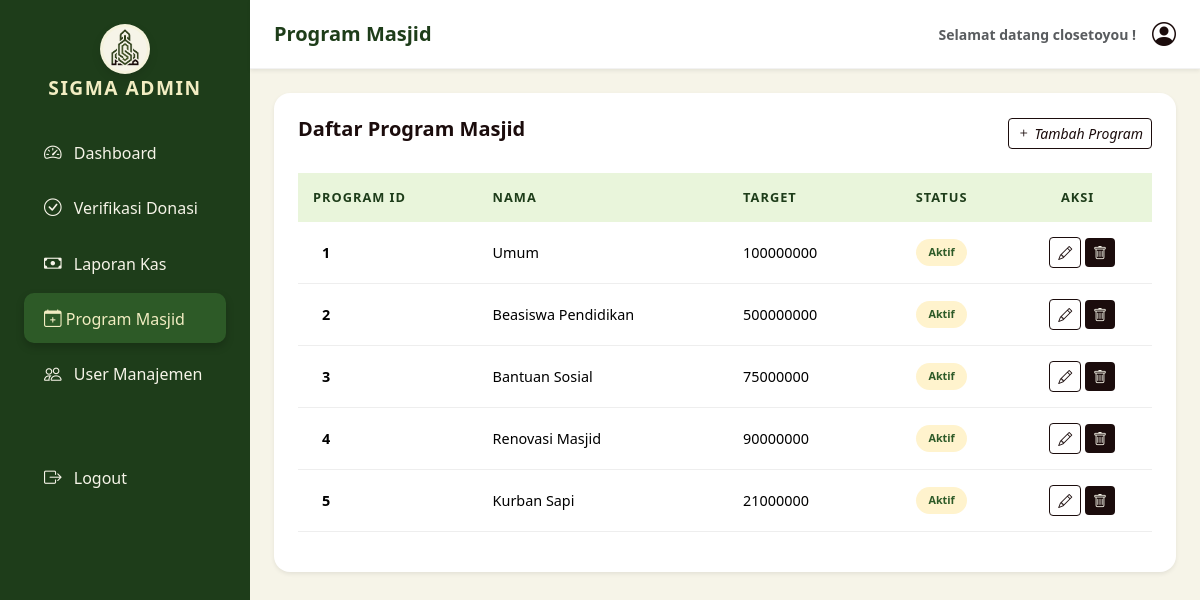
The app's page /program.php (signed in) with its own data.
### tables this page shows
CREATE TABLE `user` (
  `userID` int(11) NOT NULL,
  `username` varchar(100) NOT NULL,
  `password` varchar(100) NOT NULL,
  `email` varchar(225) NOT NULL,
  `role` enum('administrator','bendahara') NOT NULL,
  `status` enum('nonaktif','aktif') NOT NULL DEFAULT 'nonaktif'
);

CREATE TABLE `program` (
  `programID` int(11) NOT NULL,
  `nama` varchar(100) NOT NULL,
  `gambar` varchar(225) DEFAULT NULL,
  `target` bigint(20) NOT NULL,
  `status` enum('aktif','nonaktif') NOT NULL DEFAULT 'nonaktif'
);

### program.php (the view, shortened to what this page needs)
<?php
include "koneksi.php";
        $queryUser = mysqli_query($connect, "SELECT username from user where userID = '{$_SESSION['userID']}'" );
    $user = mysqli_fetch_assoc($queryUser); $username = $user['username'];
    $query = mysqli_query($connect, "SELECT * from program");
?>
<!DOCTYPE html>
<html lang="en">
<head>
    <link href="https://cdn.jsdelivr.net/npm/bootstrap@5.3.8/dist/css/bootstrap.min.css" rel="stylesheet"
>
    <link rel="stylesheet" href="https://cdn.jsdelivr.net/npm/bootstrap-icons@1.11.3/font/bootstrap-icons.min.css">
    <link rel="stylesheet" href="style.css">
</head>
<body>
    <div class="dash-body d-flex" id="wrapper">
        <div class="sidebar" style="background-color: var(--hijau-tua); min-width: 250px; min-height: 100vh;">
            <div class="sidebar-heading text-center py-4 text-white">
                <div class="logo">
                    <img src="asset/SIGMA.png" height="40" class="mb-2"><br>
                </div>
                <b style="color: var(--cream);">SIGMA ADMIN</b>
            </div>
            <div class="list-group list-group-flush px-3">
                <nav class="list-group list-group-flush px-2">
                    <a href="dashboard.php" class="list-group-item list-group-item-action"><i class="bi bi-speedometer2 me-2"></i>
                        Dashboard</a>
                    <a href="verifikasi.php" class="list-group-item list-group-item-action"><i class="bi bi-check-circle me-2"></i>
                        Verifikasi Donasi</a>
                    <a href="kas.php" class="list-group-item list-group-item-action"><i class="bi bi-cash me-2"></i>
                        Laporan Kas</a>
                    <a href="program.php" class="list-group-item list-group-item-action active-menu"><i class="bi bi-calendar-plus"></i>
                        Program Masjid</a>
                    <a href="user.php" class="list-group-item list-group-item-action"><i class="bi bi-people me-2"></i> User
                        Manajemen</a>
                    <a href="logout.php" class="list-group-item list-group-item-action mt-5 text-danger"><i
                            class="bi bi-box-arrow-right me-2"></i> Logout</a>
                </nav>
            </div>
        </div>
        <div id="page-content-wrapper" class="w-100" style="background-color: var(--putih);">
            <nav class="navbar navbar-expand-lg navbar-light bg-white py-3 px-4 shadow-sm">
                <h5 class="fw-bold m-0">Program Masjid</h5>
                <div class="ms-auto d-flex align-items-center">
                    <span class="me-3 small text-muted">Selamat datang <?=$username?> !</span>
                    <i class="bi bi-person-circle fs-4"></i>
                </div>
            </nav>
    <?php if(isset($_GET['aksi'])&& $_GET['aksi'] == 'editProgram'):
        $id = $_GET['id'];
        $queryProgram = mysqli_query($connect, "SELECT * from program where programID = '$id'");
        $program = mysqli_fetch_assoc($queryProgram); ?>
            <div class="container p-4">
                <div class="row justify-content-center">
                    <div class="col-md-8">
                        <div class="bg-white p-5 rounded-4 shadow-sm border">
                            <div class="mb-4 text-center">
                                <h4 class="fw-bold text-dark">Edit Program</h4>
                            </div>
                            <hr class="mb-4 opacity-10">
                            <form action="program.php?aksi=simpanProgram&id=<?=$program['programID']?>" method="POST">
                                <div class="mb-3 row align-items-center">
                                    <label for="programID" class="col-sm-3 col-form-label fw-semibold">Program ID</label>
                                    <div class="col-sm-9 text-end">
                                        <input type="text" readonly class="form-control-plaintext text-muted fw-bold"
                                            id="programID" value="<?=$program['programID']?>" style="text-align: right;">
                                    </div>
                                </div>
                                <div class="mb-3 row align-items-center">
                                    <label for="inputNama" class="col-sm-3 col-form-label fw-semibold">Nama</label>
                                    <div class="col-sm-9">
                                        <input type="text" class="form-control rounded-pill px-3" name="nama"
                                            id="inputNama" value="<?=$program['nama']?>">
                                    </div>
                                </div>
                                <div class="mb-3 row align-items-center">
                                    <label for="inputTarget" class="col-sm-3 col-form-label fw-semibold">Target</label>
                                    <div class="col-sm-9">
                                        <div class="input-group">
                                            <input type="number" class="form-control rounded-pill px-3"
                                                name="target" id="inputTarget" value="<?=$program['target']?>">
                                        </div>
                                    </div>
                                </div>
                                <div class="mb-3 row align-items-center">
                                    <label for="inputGambar" class="col-sm-3 col-form-label fw-semibold">Link Gambar</label>
                                    <div class="col-sm-9">
                                        <input type="text" class="form-control rounded-pill px-3" name="gambar"
                                            id="inputGambar" value="<?=$program['gambar']?>">
                                    </div>
                                </div>
                                <div class="mb-4 row align-items-center">
                                    <label for="validationStatus"
                                        class="col-sm-3 col-form-label fw-semibold">Status</label>
                                    <div class="col-sm-9">
                                        <select class="form-select rounded-pill px-3" name="status"
                                            id="validationStatus" required>
                                            <option disabled selected>Pilih Status...</option>
                                            <option value="aktif" <?=($program['status'] == 'aktif')? 'selected': ''?>>Aktif</option>
                                            <option value="nonaktif" <?=($program['status'] == 'nonaktif')? 'selected': ''?>>Nonaktif</option>
                                        </select>
                                    </div>
                                </div>
                                <div class="d-flex justify-content-end gap-2 mt-4">
                                    <a href="program.php"><button type="button" class="btn btn-light rounded-pill px-4">Batal</button></a>
                                    <button type="submit" class="btn btn-success rounded-pill px-4 shadow-sm">Simpan Perubahan</button>
                                </div>
                            </form>
                        </div>
                    </div>
                </div>
            </div>
<?php else:?>
            <div class="container-fluid p-4">
                <div class="bg-white p-4 rounded-4 shadow-sm">
                    <div class="d-flex justify-content-between align-items-center mb-4">
                        <h5 class="fw-bold">Daftar Program Masjid</h5>
                        <?php if ($_SESSION['role'] == 'administrator'): ?>
                        <a href="program.php?aksi=inputProgram"><button class="btn btn-sm btn-outline-dark"><i class="bi bi-plus"> Tambah Program</i></button></a>
                        <?php endif; ?>
                    </div>
                    <div class="table-responsive" style="max-height: 60vh; overflow-y: auto; scroll-behavior: smooth;">
                        <table class="table align-middle custom-admin-table">
                            <thead>
                                <tr>
                                    <th>Program ID</th>
                                    <th>Nama</th>
                                    <th>Target</th>
                                    <th class="text-center pe-4">Status</th>
                                    <?php if ($_SESSION['role'] == 'administrator'): ?>
                                    <th class="text-center pe-4">Aksi</th>
                                    <?php endif; ?>
                                </tr>
                            </thead>
                            <tbody>
                            <?php while ($data=mysqli_fetch_assoc($query)): ?>
                                <tr>
                                    <td class="ps-4 fw-bold"><?=$data['programID']?></td>
                                    <td><?=$data['nama']?></td>
                                    <td><?=$data['target']?></td>
                                    <td class="text-center pe-4">
                                        <?php if ($data['status'] == 'aktif'): ?>
                                            <span class="badge bg-warning-subtle text-success rounded-pill">Aktif</span>
                                        <?php else: ?>
                                            <span class="badge bg-warning-subtle text-warning rounded-pill">Nonaktif</span>
                                        <?php endif; ?>
                                    </td>
                                    <?php if ($_SESSION['role'] == 'administrator'): ?>
                                    <td class="text-center">
                                        <a href="program.php?aksi=editProgram&id=<?= $data['programID']; ?>"><button class="btn btn-sm btn-outline-dark"><i
                                                class="bi bi-pencil"></i></button></a>
                                        <a href="program.php?aksi=hapus&id=<?= $data['programID']; ?>"><button class="btn btn-sm btn-coklat"><i class="bi bi-trash"></i></button></a>
                                    </td>
                                    <?php endif; ?>
                                </tr>
                            <?php endwhile; ?>
                            </tbody>
                        </table>
                    </div>
                </div>
            </div>
        <?php endif;?>
        </div>
    </div>
</body>
</html>

### style.css (style rules this page uses)
:root { --coklat: #1B0C0C; --hijau-muda: #2d5a27; --hijau-tua: #1e3d1a; --cream: #F2EDC2; --sage: #E9F5DB; --putih: #F6F4E8; --h1-size: 32px; --h2-size: 24px; --h3-size: 18px; --h4-size: 16px; --h5-size: 14px; }
body { margin: 0; padding: 0; }
.navbar { background-color: var(--sage); }
span { font-family: 'Segoe UI', sans-serif; color: var(--hijau-tua); font-size: var(--h2-size); font-weight: 900; }
.dash-body { background-color: var(--putih); color: var(--coklat); overflow-x: hidden; }
.sidebar { background-color: var(--hijau-tua) !important; box-shadow: 4px 0 10px rgba(0, 0, 0, 0.1); transition: all 0.3s; }
.sidebar-heading b { letter-spacing: 1.5px; font-size: 1.2rem; }
.list-group-item { border: none !important; padding: 12px 20px !important; margin-bottom: 5px; border-radius: 10px !important; background-color: transparent !important; color: var(--putih) !important; font-weight: 500; transition: 0.3s; }
.list-group-item i { font-size: 1.1rem; }
.active-menu { background-color: var(--hijau-muda) !important; color: var(--cream) !important; box-shadow: 0 4px 8px rgba(0, 0, 0, 0.2); }
.custom-admin-table thead th { background-color: var(--sage); color: var(--hijau-tua); font-size: 0.8rem; text-transform: uppercase; letter-spacing: 1px; padding: 15px; border: none; }
.custom-admin-table tbody td { padding: 15px; font-size: 0.9rem; border-bottom: 1px solid #eee; }
.text-success { color: var(--hijau-muda) !important; }
.badge { padding: 8px 12px; font-weight: 600; }
.btn-coklat { background-color: var(--coklat) !important; color: var(--putih) !important; border: none; transition: 0.3s; }
.btn-outline-dark { border-color: var(--coklat); color: var(--coklat); }
.navbar { border-bottom: 1px solid rgba(0, 0, 0, 0.05); }
.navbar h5 { color: var(--hijau-tua); }
.logo { background-color: var(--putih); margin-left: auto; margin-right: auto; width: 50px; height: 50px; border-radius: 50%; border: 3px solid rgba(242, 237, 194, 0.3); box-shadow: 0 4px 10px rgba(0, 0, 0, 0.1); }

### records on screen
user: username "closetoyou"
program: programID "1", nama "Umum", target "100000000", status "Aktif"
program: programID "2", nama "Beasiswa Pendidikan", target "500000000", status "Aktif"
program: programID "3", nama "Bantuan Sosial", target "75000000", status "Aktif"
program: programID "4", nama "Renovasi Masjid", target "90000000", status "Aktif"
program: programID "5", nama "Kurban Sapi", target "21000000", status "Aktif"
